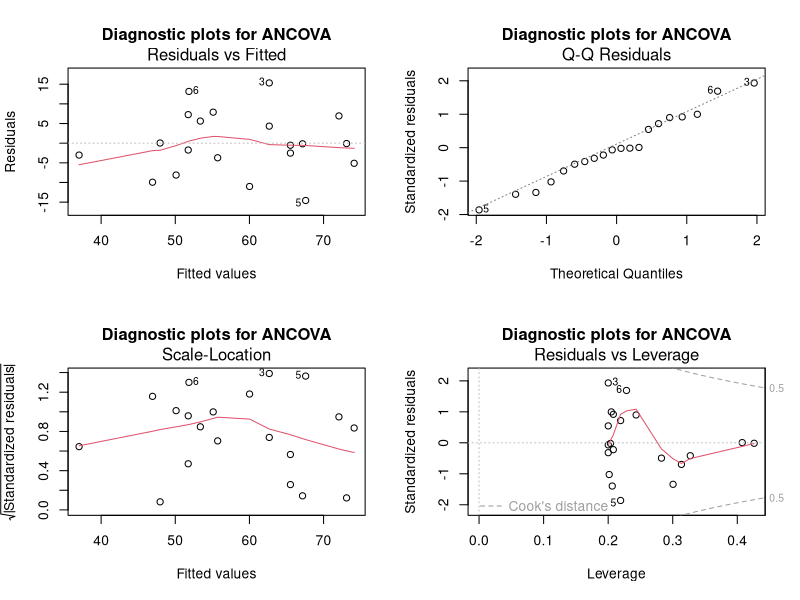
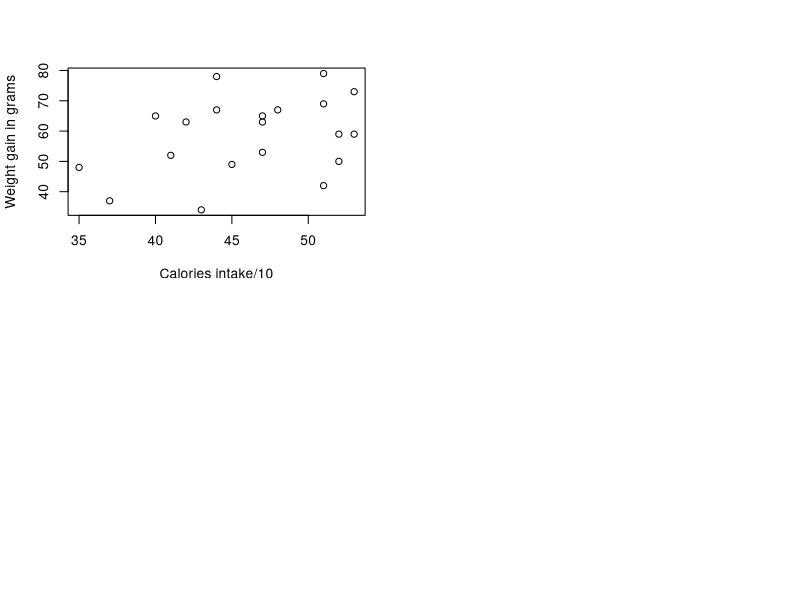
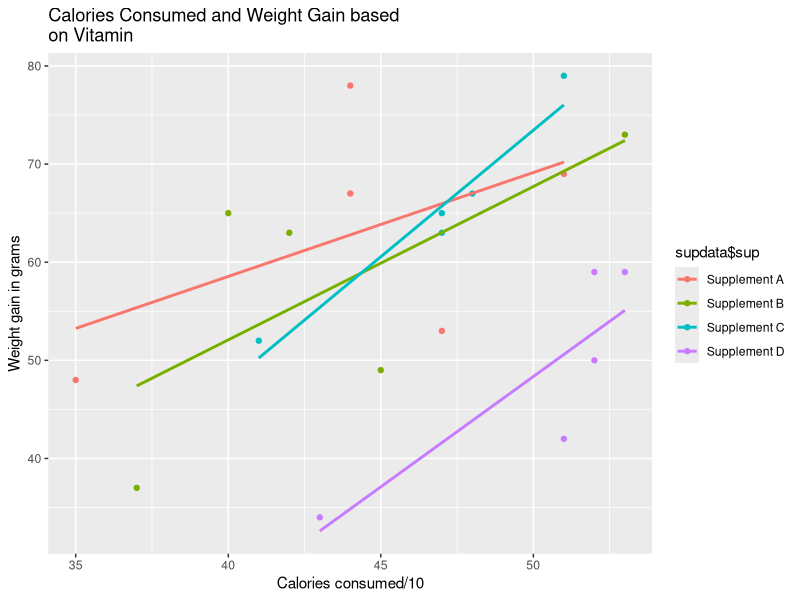

These figures' R source, in order:
# STA305 | Professor Luai Al Labadi | Final Project
# BY: Tahir Muhammad | 1002537613 & Saurabh Sant | 1002434047

######################
######################
#### Case Study 2 ####
######################
######################

#Loading the data
y <- c(48, 67, 78, 69, 53, 65, 49, 37, 73, 63, 79, 52, 63, 65, 67, 59, 50, 59, 42, 34)
a <- factor(rep(c("Supplement A", "Supplement B","Supplement C","Supplement D" ), each = 5))
x <- c(35, 44, 44, 51, 47, 40, 45, 37, 53, 42, 51,  41, 47, 47, 48, 53, 52, 52, 51, 43)

supdata <- data.frame(y=y, sup = a, x=x)
attach(supdata)

#########################################
######        Course : STA305      ######
###### Final Project : Question (f)######
###### Muhammad Tahir | 1002537613 ######
######  Sant Saurabh | 1002434047  ######
#########################################
model_test <- lm(supdata$y~supdata$sup + supdata$x, data = supdata)

par(mfrow=c(2, 2))
plot( model_test , main="Diagnostic plots for ANCOVA" )

library(car)
durbinWatsonTest(model_test)

plot(supdata$x,supdata$y, xlab = "Calories intake/10", ylab = "Weight gain in grams")

library(ggplot2)
require(ggplot2)

print(c("Correlation between weight gain and calorie intake", cor(supdata$x,supdata$y)))

qplot(supdata$x, supdata$y, data=supdata, colour=supdata$sup) + labs(title = "Calories Consumed and Weight Gain based
on Vitamin", x = "Calories consumed/10", y = "Weight gain in grams") + geom_smooth(method="lm", se=F)

model3 <- lm(supdata$y~ supdata$x*supdata$sup, data = supdata)
anova(model3)

#########################################
######        Course : STA305      ######
###### Final Project : Question (g)######
###### Muhammad Tahir | 1002537613 ######
######  Sant Saurabh | 1002434047  ######
#########################################



#Using one-way ANOVA to test the significance of the effect of supplements on weight gain
model1 <- lm(supdata$y~supdata$sup, data = supdata)
anova(model1)

###########################################
######        Course : STA305      ########
###### Final Project : Question (h, i)#####
###### Muhammad Tahir | 1002537613 ########
######  Sant Saurabh | 1002434047  ########
###########################################

#Using ANCOVA to test the significance of the effect of supplements on weight gain
#using calorie intake as a covariate

model2 <- lm(supdata$y~ supdata$x + supdata$sup, data = supdata)
anova(model2)
summary(model2)


#########################################
######        Course : STA305      ######
###### Final Project : Question (j)######
###### Muhammad Tahir | 1002537613 ######
######  Sant Saurabh | 1002434047  ######
#########################################

model3 <- lm(supdata$y~ supdata$x*supdata$sup, data = supdata)
anova(model3)
summary(model3)